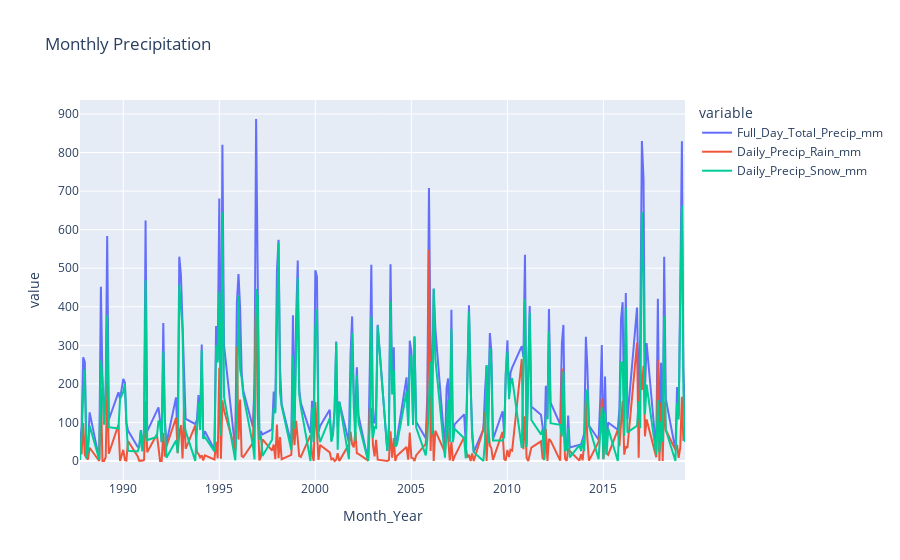

Here is the notebook cell this chart was saved with:
### Code cell
# create scatter chart as lines of total snow by month
fig = px.line(sdfMonthly, x='Month_Year', y=['Full_Day_Total_Precip_mm', 'Daily_Precip_Rain_mm', 'Daily_Precip_Snow_mm'], title='Monthly Precipitation')
fig.show()

### Figure 1 — Plotly figure (JSON) as saved in the notebook; plotly's stock layout.template omitted (floating-point values rounded to 4 significant figures; data arrays with more than 128 entries replaced by an {"elided": "..."} marker saying what was removed)
{"data": [{"hovertemplate": "variable=Full_Day_Total_Precip_mm<br>Month_Year=%{x}<br>value=%{y}<extra></extra>", "legendgroup": "Full_Day_Total_Precip_mm", "line": {"color": "#636efa", "dash": "solid"}, "marker": {"symbol": "circle"}, "mode": "lines", "name": "Full_Day_Total_Precip_mm", "orientation": "v", "showlegend": true, "type": "scatter", "x": {"elided": "222 str values"}, "xaxis": "x", "y": {"elided": "222 float values"}, "yaxis": "y"}, {"hovertemplate": "variable=Daily_Precip_Rain_mm<br>Month_Year=%{x}<br>value=%{y}<extra></extra>", "legendgroup": "Daily_Precip_Rain_mm", "line": {"color": "#EF553B", "dash": "solid"}, "marker": {"symbol": "circle"}, "mode": "lines", "name": "Daily_Precip_Rain_mm", "orientation": "v", "showlegend": true, "type": "scatter", "x": {"elided": "222 str values"}, "xaxis": "x", "y": {"elided": "222 float values"}, "yaxis": "y"}, {"hovertemplate": "variable=Daily_Precip_Snow_mm<br>Month_Year=%{x}<br>value=%{y}<extra></extra>", "legendgroup": "Daily_Precip_Snow_mm", "line": {"color": "#00cc96", "dash": "solid"}, "marker": {"symbol": "circle"}, "mode": "lines", "name": "Daily_Precip_Snow_mm", "orientation": "v", "showlegend": true, "type": "scatter", "x": {"elided": "222 str values"}, "xaxis": "x", "y": {"elided": "222 float values"}, "yaxis": "y"}], "layout": {"legend": {"title": {"text": "variable"}, "tracegroupgap": 0}, "title": {"text": "Monthly Precipitation"}, "xaxis": {"anchor": "y", "domain": [0, 1], "title": {"text": "Month_Year"}}, "yaxis": {"anchor": "x", "domain": [0, 1], "title": {"text": "value"}}}}
